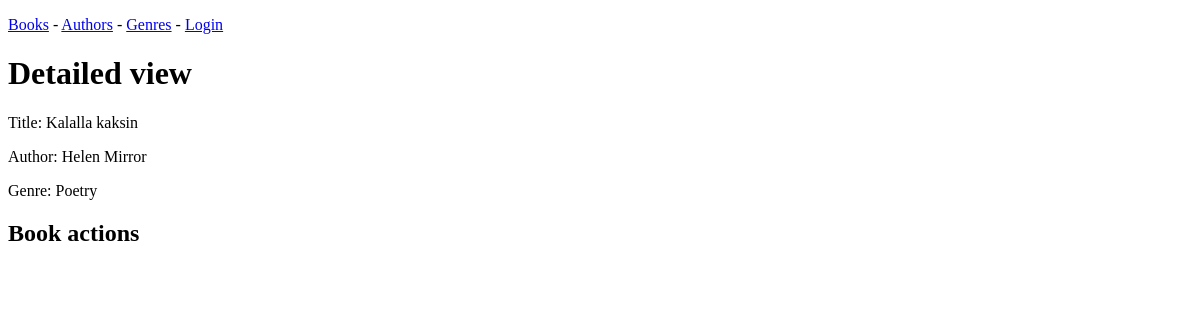
Before: /books/5 with the older database file.
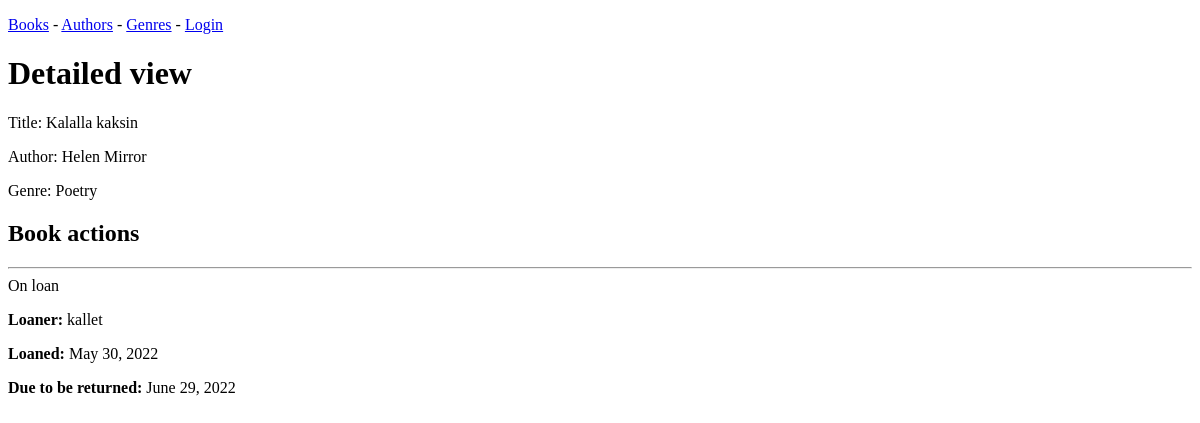
After: the same page with the newer database file.
### booksofmine/models.py (models this page shows)
class BookInstance(models.Model):
    def get_duedate():
        return datetime.today() + timedelta(days=30)
    user = models.ForeignKey('auth.User',null=True, on_delete=models.SET_NULL)
    book = models.ForeignKey('Book', null=True,on_delete=models.SET_NULL)
    loan_date = models.DateField(null=True, blank=True, default=datetime.today)
    due_back = models.DateField(null=True, blank=True, default=get_duedate)
    LOAN_STATUS = (
            ('o', 'On loan'),
            ('a', 'Available'),
            ('r', 'Reserved'),
        )
    status = models.CharField(
            max_length=1,
            choices=LOAN_STATUS,
            blank=True,
            default='o',
            help_text='Book availability',
        )

### booksofmine/views.py (the view)
# urls.py: path('books/<int:pk>', views.BookDetailView.as_view()),
class BookDetailView(DetailView):
	model = models.Book

### booksofmine/models.py (called while the page is built)
    def __str__(self):
        return f"{self.genre}"

### booksofmine/templates/booksofmine/book_detail.html (shortened to what this page needs)
{% extends "booksofmine/base.html" %}
{% block content %}
<h1>Detailed view</h1>
<p>Title: {{ object.title }}</p>
<p>Author: {{ object.author.name }}</p>
<p>Genre: {{ object.genre }}</p>
<h2>Book actions</h2>
{% for book in book.bookinstance_set.all %}
<hr>
      {{ book.get_status_display }}
      {% if book.status != 'a' %}
	<p><strong>Loaner:</strong> {{ book.user }}</p>
	<p><strong>Loaned:</strong> {{ book.loan_date }}</p>
	<p><strong>Due to be returned:</strong> {{ book.due_back }}</p>
      {% endif %}
{% endfor %}
{% endblock content %}

Changed rows visible on the page:
added BookInstance: status "On loan", user "kallet", loan_date "May 30, 2022", due_back "June 29, 2022"
